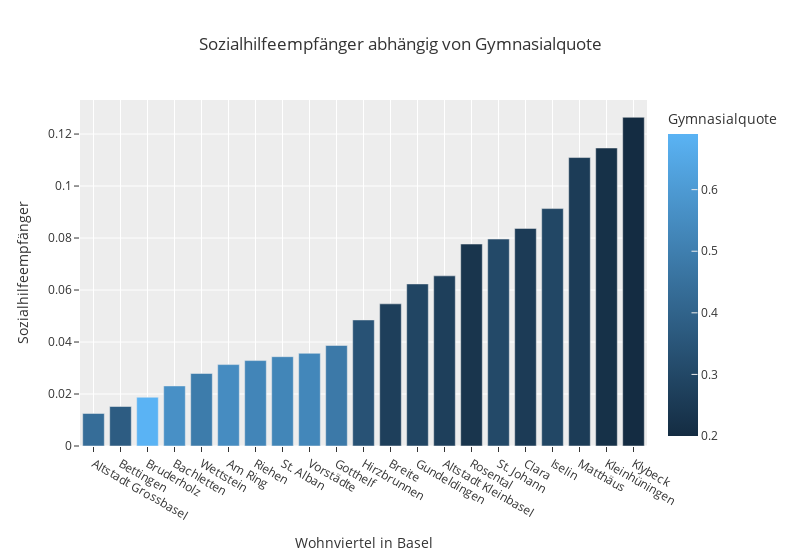

Notebook code for this chart:
### Markdown cell above
## LE2

### Code cell
bar = px.bar(df, x='Wohnviertel in Basel', y='Sozialhilfeempfänger', color='Gymnasialquote',template='ggplot2', title= 'Sozialhilfeempfänger abhängig von Gymnasialquote', width=800)
bar

### Figure 1 — Plotly figure (JSON) as saved in the notebook; plotly's stock layout.template omitted (floating-point values rounded to 4 significant figures)
{"data": [{"alignmentgroup": "True", "hovertemplate": "Wohnviertel in Basel=%{x}<br>Sozialhilfeempfänger=%{y}<br>Gymnasialquote=%{marker.color}<extra></extra>", "legendgroup": "", "marker": {"color": [0.4375, 0.375, 0.6903, 0.5644, 0.4894, 0.5505, 0.5241, 0.5252, 0.5294, 0.4808, 0.3392, 0.268, 0.2917, 0.2692, 0.2316, 0.3037, 0.2553, 0.2975, 0.2591, 0.2167, 0.2], "coloraxis": "coloraxis", "pattern": {"shape": ""}}, "name": "", "offsetgroup": "", "orientation": "v", "showlegend": false, "textposition": "auto", "type": "bar", "x": ["Altstadt Grossbasel", "Bettingen", "Bruderholz", "Bachletten", "Wettstein", "Am Ring", "Riehen", "St. Alban", "Vorstädte", "Gotthelf", "Hirzbrunnen", "Breite", "Gundeldingen", "Altstadt Kleinbasel", "Rosental", "St. Johann", "Clara", "Iselin", "Matthäus", "Kleinhüningen", "Klybeck"], "xaxis": "x", "y": [0.0125, 0.01519, 0.01874, 0.02311, 0.02789, 0.03132, 0.03286, 0.03435, 0.03565, 0.03866, 0.04849, 0.05469, 0.06234, 0.06545, 0.07769, 0.0796, 0.0837, 0.09133, 0.111, 0.1146, 0.1264], "yaxis": "y"}], "layout": {"barmode": "relative", "coloraxis": {"colorbar": {"title": {"text": "Gymnasialquote"}}, "colorscale": [[0, "rgb(20,44,66)"], [1, "rgb(90,179,244)"]]}, "legend": {"tracegroupgap": 0}, "title": {"text": "Sozialhilfeempfänger abhängig von Gymnasialquote"}, "width": 800, "xaxis": {"anchor": "y", "domain": [0, 1], "title": {"text": "Wohnviertel in Basel"}}, "yaxis": {"anchor": "x", "domain": [0, 1], "title": {"text": "Sozialhilfeempfänger"}}}}
